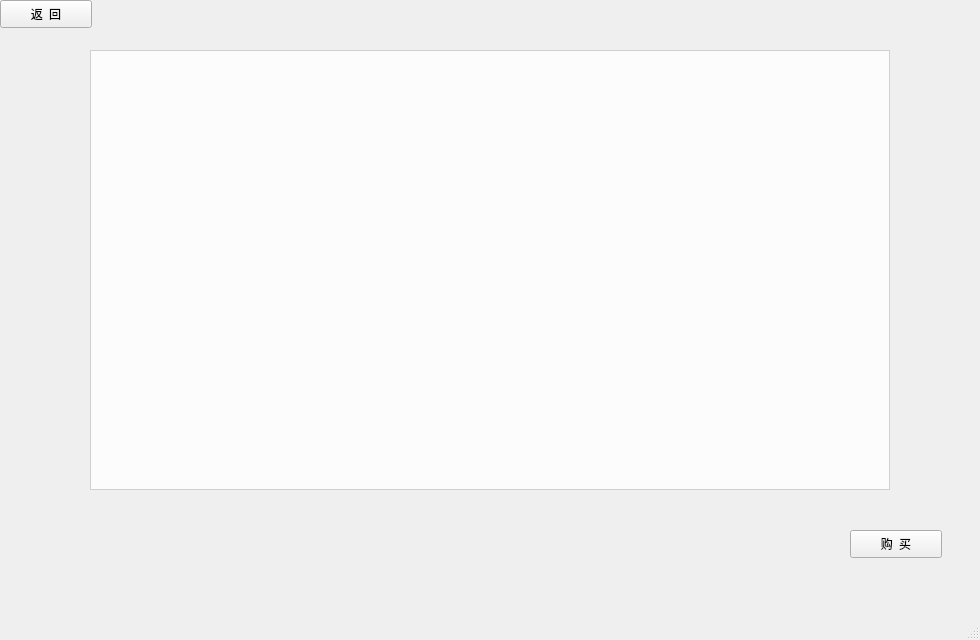
<?xml version="1.0" encoding="UTF-8"?>
<ui version="4.0">
 <class>User_View</class>
 <widget class="QMainWindow" name="User_View">
  <property name="geometry">
   <rect>
    <x>0</x>
    <y>0</y>
    <width>980</width>
    <height>640</height>
   </rect>
  </property>
  <property name="font">
   <font>
    <family>微软雅黑</family>
   </font>
  </property>
  <property name="windowTitle">
   <string>MainWindow</string>
  </property>
  <property name="styleSheet">
   <string notr="true">background:url(:/images/back_fuzzy.jpg)</string>
  </property>
  <widget class="QWidget" name="centralwidget">
   <widget class="QPushButton" name="ReturnButton">
    <property name="geometry">
     <rect>
      <x>0</x>
      <y>0</y>
      <width>92</width>
      <height>28</height>
     </rect>
    </property>
    <property name="font">
     <font>
      <family>微软雅黑</family>
     </font>
    </property>
    <property name="cursor">
     <cursorShape>PointingHandCursor</cursorShape>
    </property>
    <property name="styleSheet">
     <string notr="true">background:url(:/images/mi.png)</string>
    </property>
    <property name="text">
     <string>返  回</string>
    </property>
   </widget>
   <widget class="QPushButton" name="PurchaseButton">
    <property name="geometry">
     <rect>
      <x>850</x>
      <y>530</y>
      <width>92</width>
      <height>28</height>
     </rect>
    </property>
    <property name="font">
     <font>
      <family>微软雅黑</family>
     </font>
    </property>
    <property name="cursor">
     <cursorShape>PointingHandCursor</cursorShape>
    </property>
    <property name="text">
     <string>购  买</string>
    </property>
   </widget>
   <widget class="QTableView" name="tableView">
    <property name="geometry">
     <rect>
      <x>90</x>
      <y>50</y>
      <width>800</width>
      <height>440</height>
     </rect>
    </property>
    <property name="font">
     <font>
      <family>微软雅黑</family>
     </font>
    </property>
    <property name="styleSheet">
     <string notr="true">background:rgba(255,255,255,200)</string>
    </property>
   </widget>
  </widget>
  <widget class="QMenuBar" name="menubar">
   <property name="geometry">
    <rect>
     <x>0</x>
     <y>0</y>
     <width>980</width>
     <height>21</height>
    </rect>
   </property>
  </widget>
  <widget class="QStatusBar" name="statusbar"/>
 </widget>
 <resources/>
 <connections/>
</ui>
